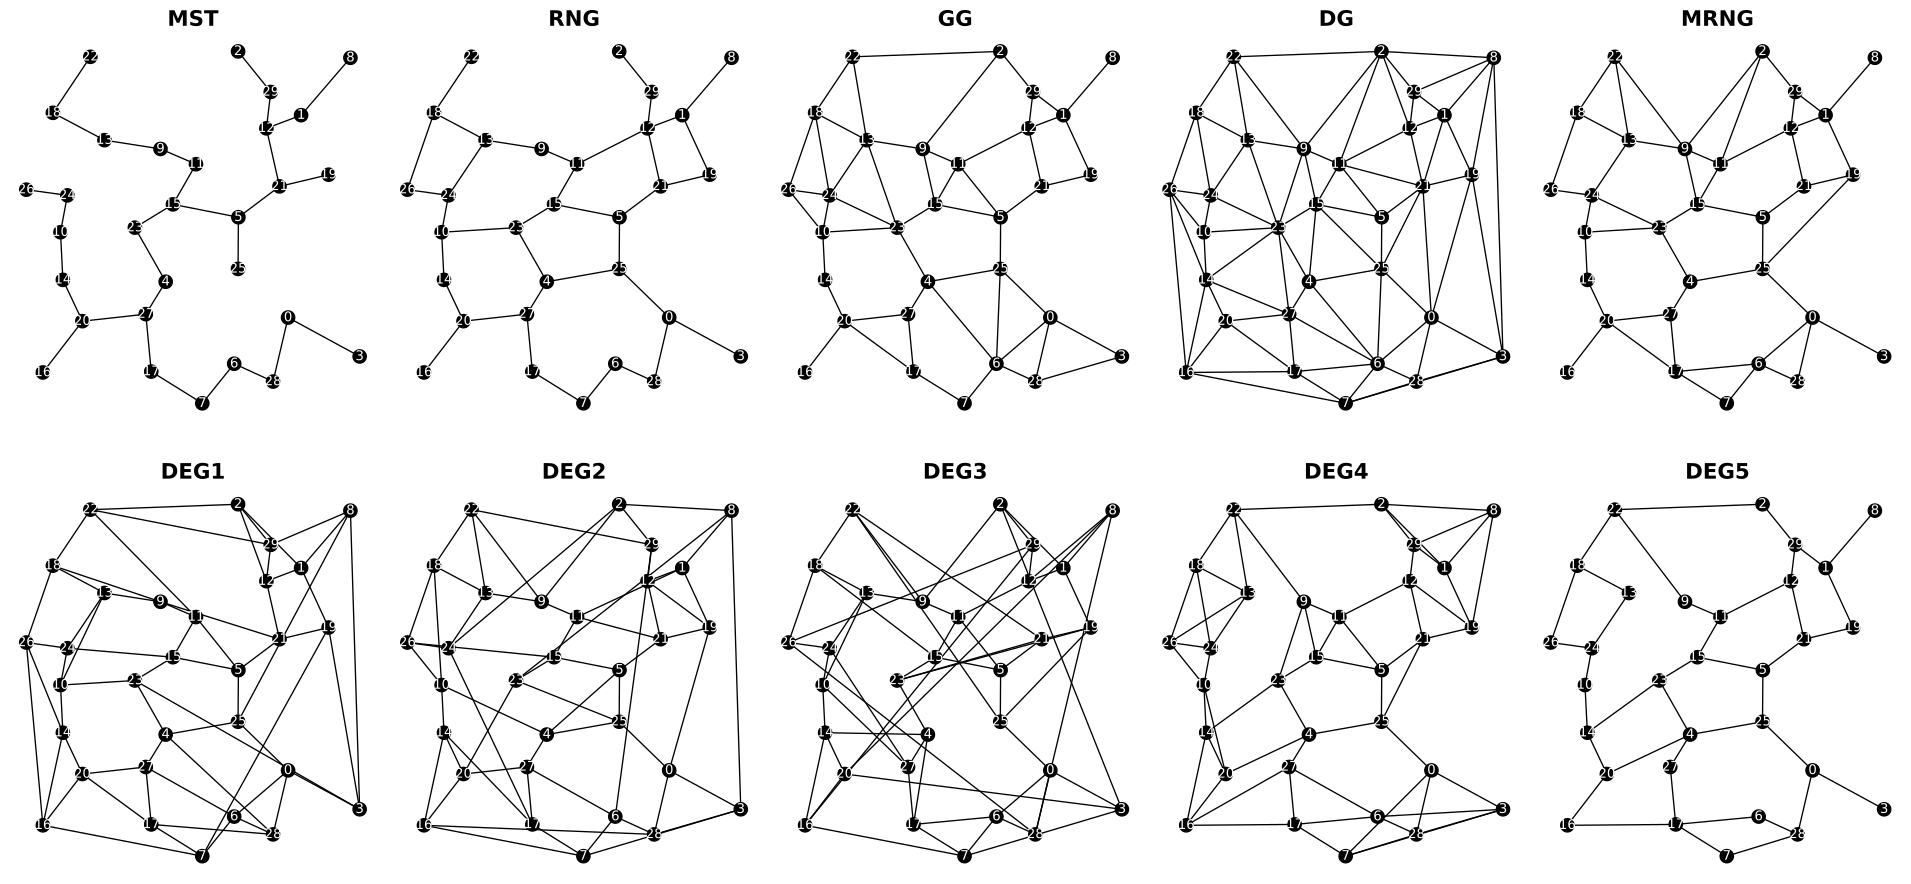

Write Python code to recreate this figure.
import math
import numpy as np
import matplotlib.pyplot as plt
import geopandas as gpd
from matplotlib.collections import LineCollection
from pathlib import Path

def plot_graphs(vertices=None, graphs=None, bg_color='white', text_color='black', marker_size=50, edge_color='black', edge_width=1, show_labels=True, save_file=None):
    """
    Plots vertices and/or edges from GeoDataFrames.

    Args:
        vertices (gpd.GeoDataFrame, optional): GeoDataFrame with 'id', 'color', and 'geometry' (Point) columns.
        graph (gpd.GeoDataFrame, optional): GeoDataFrame with 'geometry' (LineString) column.
        bg_color (str): Background color for the plot.
        text_color (str): Color for the annotation text.
        marker_size (float): Size of the scatter plot markers.
        edge_color (str): Color for the edges.
        edge_width (float): Width of the edge lines.
        show_labels (bool): Whether to show vertex ID labels.
        save_file (str|Path|None): output path, e.g., 'plot.svg'

    """
    if vertices is None or not isinstance(vertices, gpd.GeoDataFrame):
        raise ValueError("vertices must be a GeoDataFrame.")
    if not graphs:
        raise ValueError("graphs must contain at least one graph.")

    size = len(graphs)
    rows = 1 if size < 4 else 2
    cols = math.ceil(size / rows)

    fig, axes = plt.subplots(rows, cols, figsize=(20, 10))
    axes = np.atleast_1d(axes).ravel()

    # Precompute vertex arrays
    x = vertices.geometry.x.values
    y = vertices.geometry.y.values
    vcolors = vertices['color'] if 'color' in vertices.columns else 'black'

    for ax, g in zip(axes, graphs):
        title, edges = g.title, g.edges
        ax.set_facecolor(bg_color)

        # Draw edges grouped by color
        if edges is not None:
            if not isinstance(edges, gpd.GeoDataFrame):
                raise ValueError("edges must be a GeoDataFrame.")
            # Build segments grouped by effective color
            segments_by_color = {}

            for row in edges.itertuples(index=False):
                geom = row.geometry
                if geom is None or geom.is_empty:
                    continue
                coords = np.asarray(geom.coords)
                if coords.shape[0] < 2:
                    continue
                c = getattr(row, "color", None)
                if c is None or (isinstance(c, float) and np.isnan(c)):
                    c = edge_color
                segments_by_color.setdefault(c, []).append(coords)

            for c, segs in segments_by_color.items():
                lc = LineCollection(segs, colors=c, linewidths=edge_width, zorder=1)
                ax.add_collection(lc)

            ax.autoscale()

        # Plot vertices
        ax.scatter(x, y, c=vcolors, marker='o', s=marker_size, zorder=2)

        # Add labels from 'id'
        if show_labels:
            for _, row in vertices.iterrows():
                ax.annotate(row['id'], (row.geometry.x, row.geometry.y),
                            textcoords="offset points", xytext=(0, 10), ha='center',
                            color=text_color)

        ax.set_title(title, fontsize=16, fontweight='bold')
        ax.set_aspect('equal')
        ax.axis('off')

    # hide unused subplot if fewer than 8
    for ax in axes[size:]:
        ax.axis('off')

    plt.tight_layout()

    # Save if requested
    if save_file:
        save_path = Path(save_file)
        fmt = (save_path.suffix.lstrip('.').lower() or 'svg') if save_path.suffix else 'svg'
        fig.savefig(save_path, format=fmt, bbox_inches='tight')

    plt.show()